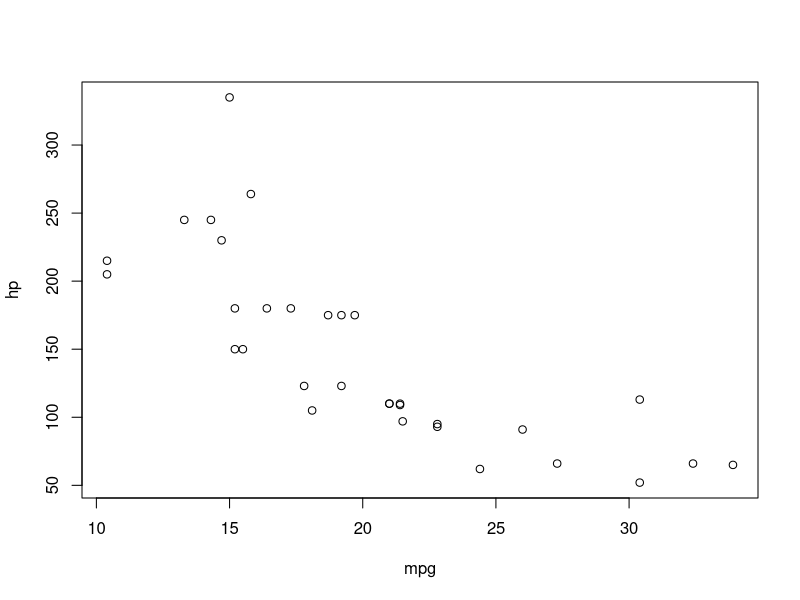

This figure's R source:
## ---- chunk 1
knitr::opts_chunk$set(echo = TRUE)
## ---- chunk 2
# Load data
data(mtcars)

# look at the first rows in the dataset
head(mtcars)
## ---- chunk 3
tail(mtcars, 3)
## ---- chunk 4
nrow(mtcars)
## ---- chunk 5
summary(mtcars)
## ---- chunk 6
hp = mtcars$hp
summary(hp)
## ---- chunk 7
summary(mtcars$mpg)
## ---- chunk 8
plot(hp~mpg,mtcars)
